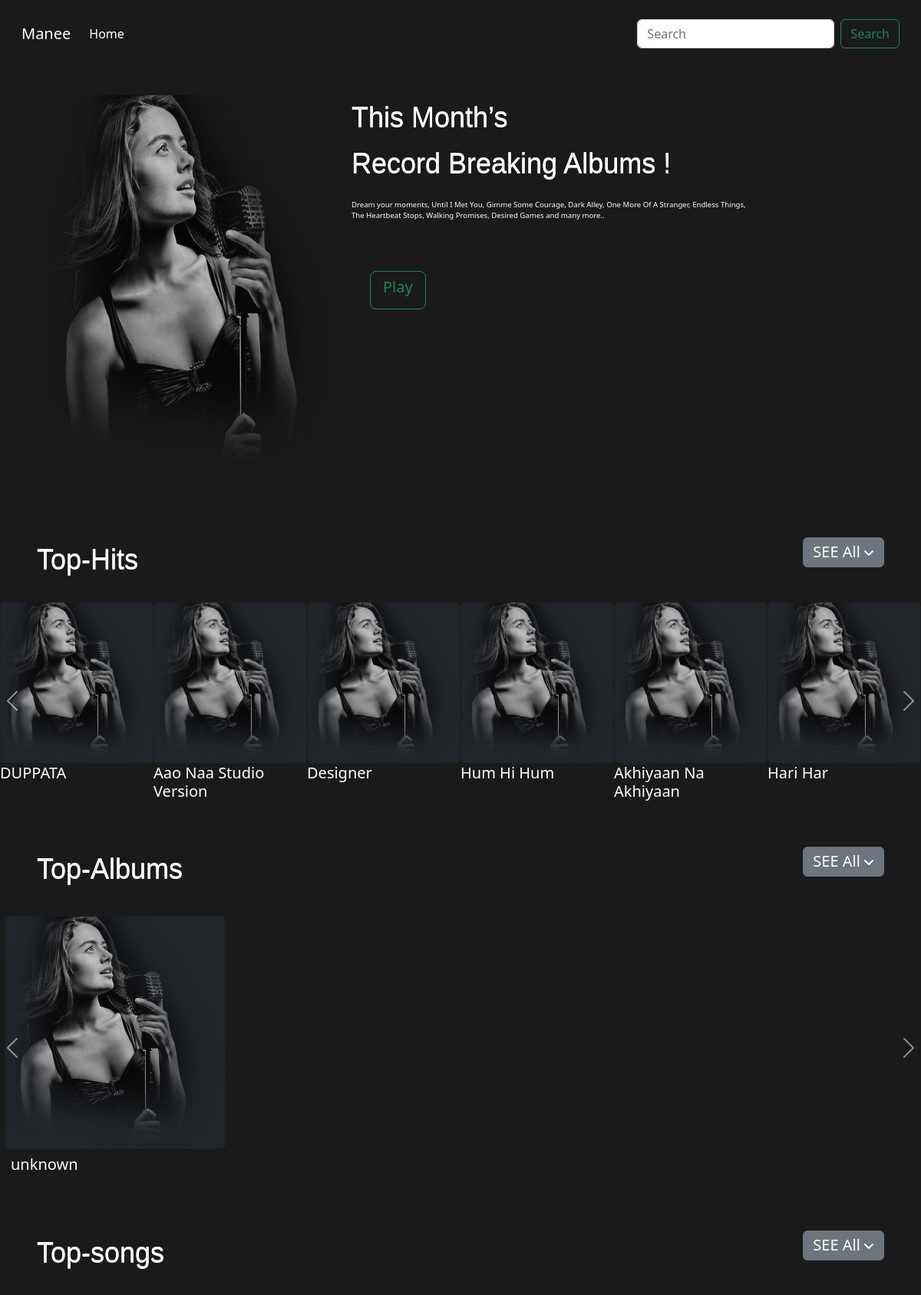
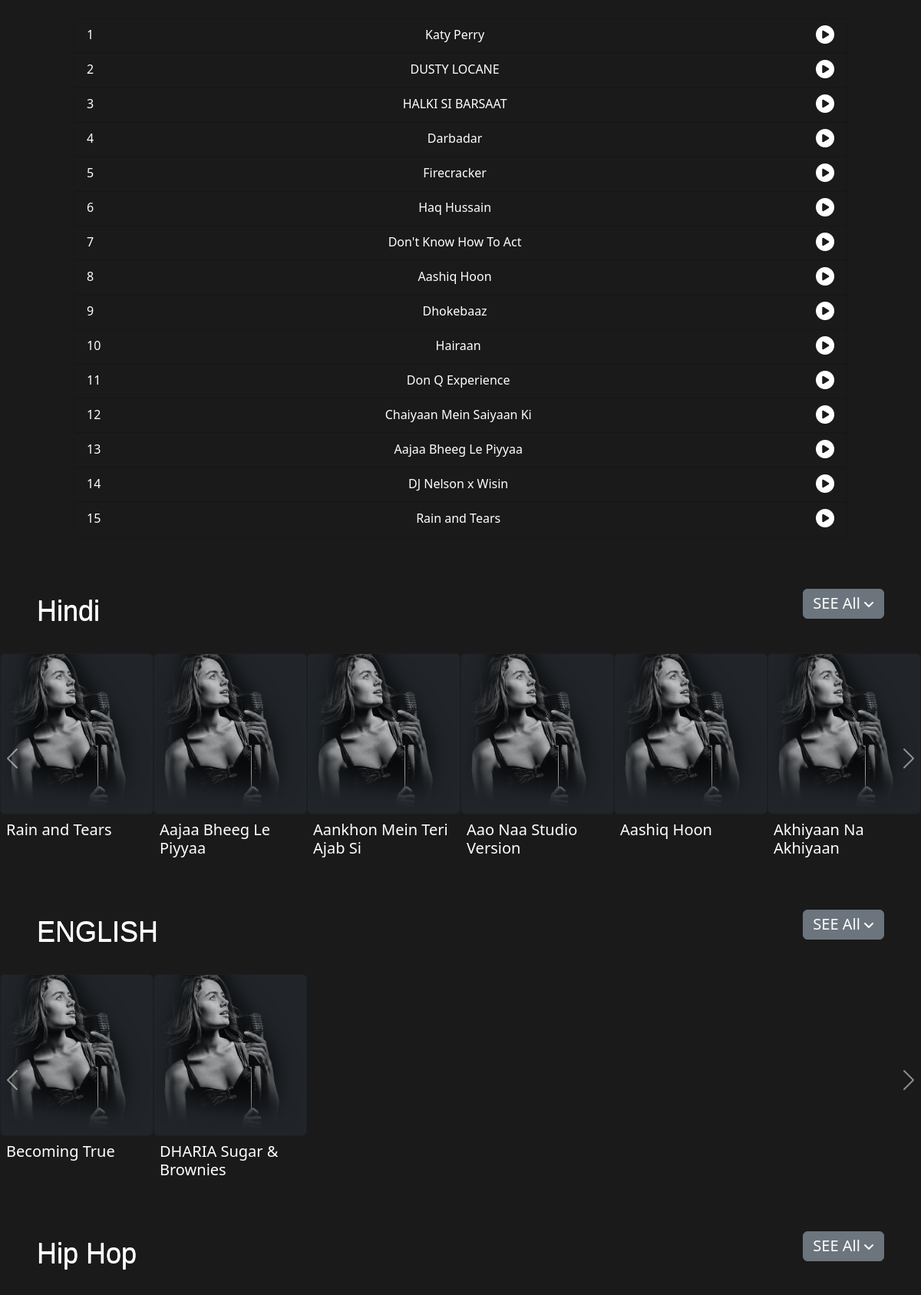
The page / (upper part) on the database its author committed (2 pictures, top to bottom).
### player/models.py (models this page shows, shortened)
class songs(models.Model):
    song_id=models.AutoField
    name=models.CharField(max_length=100 , default='')
    language=models.CharField(max_length=200,default='Hindi')
    singername=models.CharField(max_length=200,default='Mika')
    movie=models.CharField(max_length=500,default='unknown')
    type1=models.CharField(max_length=200,default='Romantic')
    image=models.ImageField(upload_to="images",default='images/banner.png')
    song=models.FileField( upload_to="songs",default="")

### player/views.py (the view)
# urls.py: path('', views.play, name='player'),
def play(request):
    song11=list(songs.objects.all())
    random.shuffle(song11)
    n=len(song11)
    nSlides=n//3+ceil(n/3-n//3)
    singers=songs.objects.values('singername')
    sing={item['singername'] for item in singers}
    allsing=[]
    for singer in sing:
        singer_name=songs.objects.filter(singername=singer)
        allsing.append(singer_name)
    lang=songs.objects.values('language')
    langs={item['language'] for item in lang}
    alllang=[]
    for languages in langs:
        languagess=songs.objects.filter(language=languages)
        alllang.append(languagess)
    alb=songs.objects.values('movie')
    albs={item['movie'] for item in alb}
    allalbums=[]
    for album in albs:
        albums=songs.objects.filter(movie=album)
        allalbums.append(albums)
    typ=songs.objects.values('type1')
    type11={item['type1'] for item in typ}
    alltypes=[]
    for typee in type11:
        songtype=songs.objects.filter(type1=typee)
        alltypes.append(songtype)
    parameter={'song11':song11,'singer':allsing,'language':alllang,'albums':allalbums,'songtype':alltypes}
    return render(request,'index.html',parameter)

### player/templates/index.html (shortened to what this page needs)
<!DOCTYPE html>
<html lang="en">
<head>
    {% load static%}
    <link href="https://cdn.jsdelivr.net/npm/bootstrap@5.2.0-beta1/dist/css/bootstrap.min.css" rel="stylesheet"
>
    <link rel="stylesheet" href="{% static 'ap.css'%}">
</head>
<body>
    <div class="m-3" id="mainnavbar">
        <nav class="navbar navbar-expand-lg" id="navbar">
            <div class="container-fluid">
                <a class="navbar-brand" href="/">Manee</a>
                <div class="collapse navbar-collapse mp-4" id="navbarSupportedContent">
                    <ul class="navbar-nav  me-auto mb-2 mb-lg-0">
                        <li class="nav-item">
                            <a class="nav-link active" aria-current="page" href="/">Home</a>
                        </li>
                    </ul>
                    <form class="d-flex " method="Get" action="/search/" role="search">
                        <input class="form-control me-2" type="search" placeholder="Search" name="search"
                            aria-label="Search">
                        <button class="btn btn-outline-success" type="submit">Search</button>
                    </form>
                </div>
            </div>
        </nav>
    </div>
    <div class="container pto-4" id="top-info">
        <div class="clearfix">
            <img src="{% static 'banner.png'%}" class="float-md-start mb-3 ms-md-3" id="top-info-image" alt="...">
            <p class="sizeh-50">This Month’s<br>
                Record Breaking Albums !</p>
            <p class="fso-5">
                Dream your moments, Until I Met You, Gimme Some Courage, Dark Alley, One More Of A Stranger, Endless
                Things, <br>The Heartbeat Stops, Walking Promises, Desired Games and many more..</p>
            <button type="button" class="btn btn-outline-success btn-lg meo-3 mto-5" id="playme">
                <h5>Play</h5< /button>
        </div>
    </div>
    <div class="mo-2" id="Tracks">
        <div class="peo-5 mo-2 pso-5">
            <div class="row">
                <div class="col-7 text-start">
                    <h3 class="sizeh-50 d-inline">Top-Hits</h3>
                </div>
                <div class="col-5 text-end" style="right: 0;"><a href="all/Tracks" class="btn btn-secondary "
                        tabindex="-1" role="button" aria-disabled="true">
                        <h5 class="d-inline">SEE All</h5>
                        <i class="fa-solid fa-angle-down"></i>
                    </a></div>
            </div>
        </div>
        <div class="">
            <div id="carouselExampleControls" class="carousel slide" data-bs-ride="carousel">
                <div class="carousel-inner" id="Tracks">
                    <div class="carousel-item active">
                        <div class="d-flex">
                            {% for i in song11 %}
                            <div class="col-md-2">
                                <div class="card bg-dark text-white">
                                    <img src="{% static 'banner.png'%}" class="card-img img-fluid">
                                    <div class="card-img-overlay">
                                    </div>
                                </div>
                                <h5 class="card-title">{{i.name}}</h5>
                            </div>
                            {% if forloop.counter|divisibleby:6 and forloop.counter > 0 and not forloop.last %}
                        </div>
                    </div>
                            {% endif%}
                            {% endfor %}
                </div>
                <button class="carousel-control-prev" type="button" data-bs-target="#carouselExampleControls"
                    data-bs-slide="prev">
                    <span class="carousel-control-prev-icon" aria-hidden="true"></span>
                </button>
                <button class="carousel-control-next" type="button" data-bs-target="#carouselExampleControls"
                    data-bs-slide="next">
                    <span class="carousel-control-next-icon" aria-hidden="true"></span>
                </button>
            </div>
        </div>
    </div>
    <div class="mo-2" id="singers">
        <div class="peo-5 mo-2 pso-5">
            <div class="row">
                <div class="col-7 text-start">
                    <h3 class="sizeh-50 d-inline">Top-Albums</h3>
                </div>
                <div class="col-5 text-end" style="right: 0;"><a href="all/movie" class="btn btn-secondary "
                        tabindex="-1" role="button" aria-disabled="true">
                        <h5 class="d-inline">SEE All</h5>
                        <i class="fa-solid fa-angle-down"></i>
                    </a></div>
            </div>
        </div>
        <div class="">
            <div id="carouselExampleControls#" class="carousel slide" data-bs-ride="carousel">
                <div class="carousel-inner" id="singers">
                    <div class="carousel-item active">
                        <div class="d-flex">
                            {% for album in albums%}
                            <div class="col-sm-3 cardp-1">
                                <div class="card bg-dark text-white">
                                    <img src="{% static 'banner.png'%}" class="card-img img-fluid">
                                    <div class="card-img-overlay">
                                    </div>
                                </div>
                                <a href="/songalbum/{{album.0.movie}}">
                                    <h5 class="card-title p-2">{{album.0.movie}}</h5>
                                </a>
                            </div>
                            {% endfor %}
                        </div>
                    </div>
                </div>
                <button class="carousel-control-prev" type="button" data-bs-target="#carouselExampleControls#"
                    data-bs-slide="prev">
                    <span class="carousel-control-prev-icon" aria-hidden="true"></span>
                </button>
                <button class="carousel-control-next" type="button" data-bs-target="#carouselExampleControls#"
                    data-bs-slide="next">
                    <span class="carousel-control-next-icon" aria-hidden="true"></span>
                </button>
            </div>
        </div>
    </div>
    <div class="mo-2" id="songlist">
        <div class="peo-5 pso-5">
            <div class="row">
                <div class="col-7 text-start">
                    <h3 class="sizeh-50 d-inline">Top-songs</h3>
                </div>
                <div class="col-5 text-end" style="right: 0;"><a href="all/Tracks" class="btn btn-secondary "
                        tabindex="-1" role="button" aria-disabled="true">
                        <h5 class="d-inline">SEE All</h5>
                        <i class="fa-solid fa-angle-down"></i>
                    </a></div>
            </div>
        </div>
        <div class="pb-2 pt-5">
            <ul class="list-group list-group-flush mos-3 ">
                {% for i in song11|slice:'10:25' %}
                <div class="yy">
                    <li class="list-group-item  text-dark mo-3 d-flex justify-content-between">
                        <div style="color:white;">{{forloop.counter}}</div>
                        <div style="color:white;">{{i.name}}</div>
                        <div><i class="fas fa-play-circle hh" id={{i.id}}></i></div>
                    </li>
                </div>
                {% endfor %}
            </ul>
        </div>
    </div>
    {% for lang in language %}
    <div class="mo-2" id="singers">
        <div class="peo-5 mo-2 pso-5">
            <div class="row">
                <div class="col-7 text-start">
                    <h3 class="sizeh-50 d-inline">{{lang.0.language}}</h3>
                </div>
                <div class="col-5 text-end" style="right: 0;"><a href="songlanguage/{{lang.0.language}}"
                        class="btn btn-secondary " tabindex="-1" role="button" aria-disabled="true">
                        <h5 class="d-inline">SEE All</h5>
                        <i class="fa-solid fa-angle-down"></i>
                    </a></div>
            </div>
        </div>
        <div class="">
            <div id="carouselExampleControls{{forloop.counter}}" class="carousel slide" data-bs-ride="carousel">
                <div class="carousel-inner" id="singers">
                    <div class="carousel-item active">
                        <div class="d-flex">
                            {% for i in lang%}
                            <div class="col-sm-2">
                                <div class="card bg-dark text-white">
                                    <img src="{% static 'banner.png'%}" class="card-img img-fluid">
                                    <div class="card-img-overlay">
                                    </div>
                                </div>
                                <h5 class="card-title p-2">{{i.name}}</h5>
                            </div>
                            {% if forloop.counter|divisibleby:6 and forloop.counter > 0 and not forloop.last %}
                        </div>
                    </div>
                    <div class="carousel-item ">
                        <div class="d-flex">
                            {% endif %}
                            {% endfor %}
                        </div>
                    </div>
                </div>
                <button class="carousel-control-prev" type="button"
                    data-bs-target="#carouselExampleControls{{forloop.counter}}" data-bs-slide="prev">
                    <span class="carousel-control-prev-icon" aria-hidden="true"></span>
                </button>
                <button class="carousel-control-next" type="button"
                    data-bs-target="#carouselExampleControls{{forloop.counter}}" data-bs-slide="next">
                    <span class="carousel-control-next-icon" aria-hidden="true"></span>
                </button>
            </div>
        </div>
    </div>
    {% endfor %}
    {% for type in songtype %}
    <div class="mo-2" id="singers">
        <div class="peo-5 mo-2 pso-5">
            <div class="row">
                <div class="col-7 text-start">
                    <h3 class="sizeh-50 d-inline">{{type.0.type1}}</h3>
                </div>
                <div class="col-5 text-end" style="right: 0;"><a href="songtype/{{type.0.type1}}"
                        class="btn btn-secondary " tabindex="-1" role="button" aria-disabled="true">
                        <h5 class="d-inline">SEE All</h5>
                        <i class="fa-solid fa-angle-down"></i>
                    </a></div>
            </div>
        </div>
    </div>
    {% endfor %}
</body>
</html>

### static/ap.css (style rules this page uses)
* { margin: 0; padding: 0; font-family: Font Awesome 5 Brands; }
.fa-play-circle { position: relative; font-size: 2vw; display: inline; position: relative; color: white; }
a { text-decoration: none; color: white; }
body { background-color: rgba(0, 0, 0, 0.898); color: white; }
.sizeh-50 { font-size: 36px; line-height: 60px; font-weight: normal; color: white; font-family: 'Hammersmith One', sans-serif; text-shadow: 0 -1px 0 white; position: relative; font-family: 'Questrial', sans-serif; }
#top-info-image { height: 500px; width: 400px; }
#navbar a { color: white; }
.carousel-control-next, .carousel-control-prev { width: auto; }
.card-img-overlay { background-color: transparent; }
.list-group-item { background-color: transparent; }
#Tracks .cardp-1, #singers .cardp-1 { padding: 0.5vw; }
.pto-4 { padding-top: 3vw; }
.meo-3 { margin-left: 2vw; }
.mo-2 { margin-top: 5vw; margin-bottom: 2vw; }
.mto-5 { margin-top: 4vw; }
#top-info .fso-5 { font-size: 0.8vw; }
.mos-3 { margin-left: 3rem; margin-right: 3rem; }
.mo-3 { margin-left: 3rem; margin-right: 3rem; }
.pso-5 { padding-left: 3rem; }
.peo-5 { padding-right: 3rem; }
.mp-4 { margin:0 }

### rows shown on the page
songs: name "DUPPATA"
songs: name "Aao Naa Studio Version"
songs: name "Designer"
songs: name "Hum Hi Hum"
songs: name "Akhiyaan Na Akhiyaan"
songs: name "Hari Har"
songs: movie "unknown", language "ENGLISH", name "Becoming True", type1 "Hip Hop"
songs: name "Katy Perry"
songs: name "DUSTY LOCANE"
songs: name "HALKI SI BARSAAT"
songs: name "Darbadar"
songs: name "Firecracker"
songs: name "Haq Hussain"
songs: name "Don't Know How To Act"
songs: name "Aashiq Hoon"
songs: name "Dhokebaaz"
songs: name "Hairaan"
songs: name "Don Q Experience"
songs: name "Chaiyaan Mein Saiyaan Ki"
songs: name "Aajaa Bheeg Le Piyyaa"
songs: name "DJ Nelson x Wisin"
songs: name "Rain and Tears", language "Hindi"
songs: name "Aankhon Mein Teri Ajab Si"
songs: name "DHARIA Sugar & Brownies"
